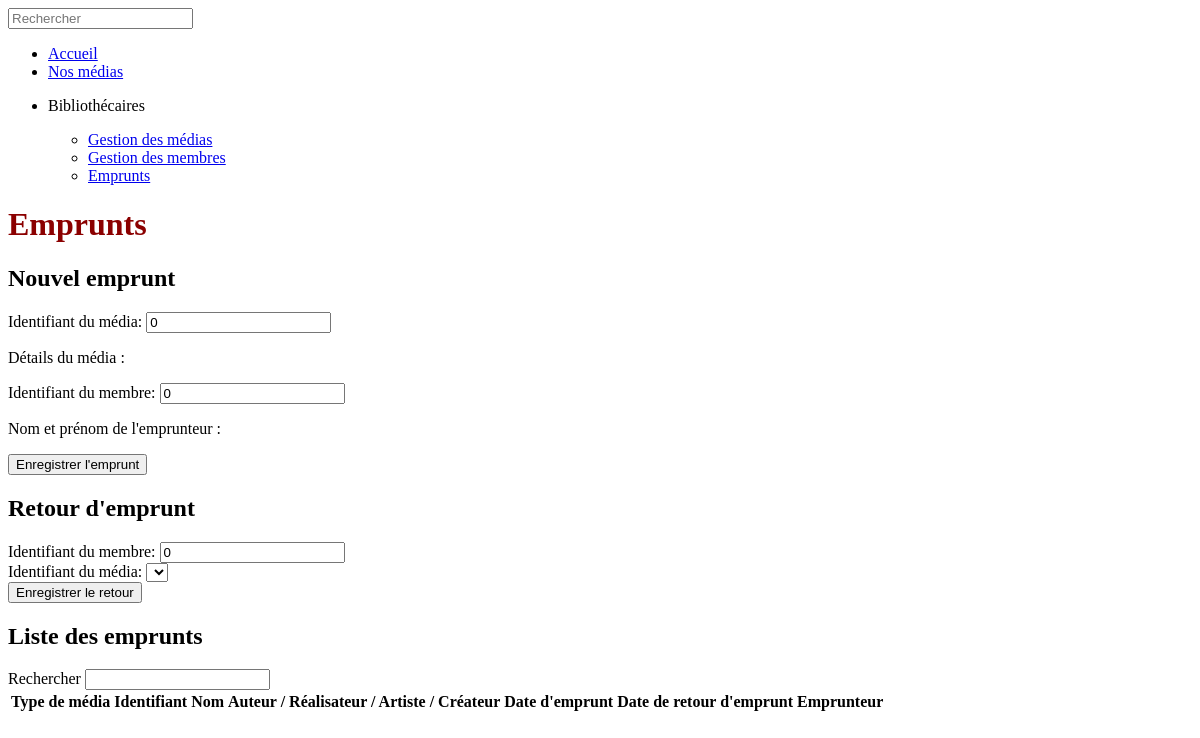
Before: /bibliothecaire/emprunts/ with the older database file.
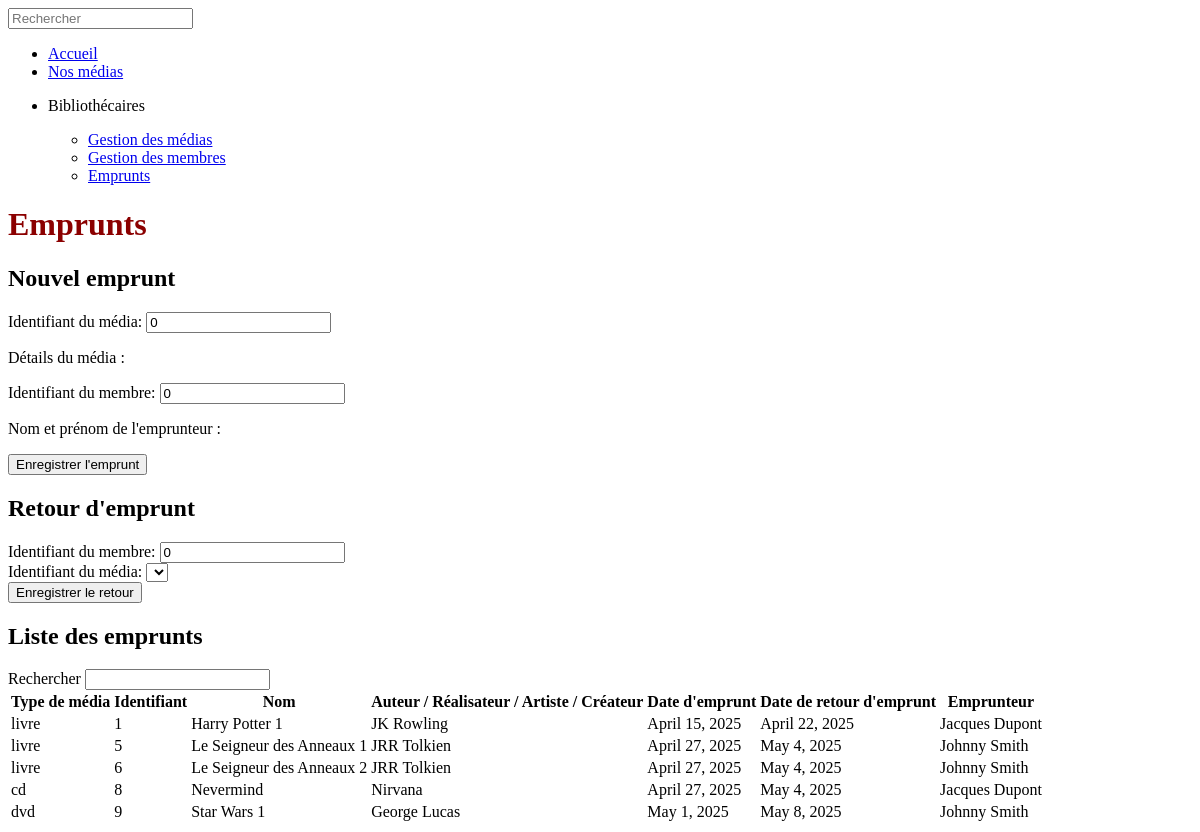
After: the same page with the newer database file.
### librarians_app/models.py (models this page shows)
class BorrowableMedia(models.Model):
    name = models.fields.CharField(max_length=150)
    borrowing_date = models.fields.DateField(null=True)
    return_date = models.fields.DateField(null=True)
    is_available = models.fields.BooleanField(default=True)
    borrower = models.ForeignKey(
        Member,
        on_delete=models.SET_NULL,
        null=True
    )

class Book(BorrowableMedia):
    media_type = models.fields.CharField(max_length=150, default='livre')
    author = models.fields.CharField(max_length=150)

class Member(models.Model):
    first_name = models.fields.CharField(max_length=30)
    last_name = models.fields.CharField(max_length=30)
    nb_current_borrowings = models.fields.IntegerField(
        default = 0,
        validators = [
            MaxValueValidator(3),
            MinValueValidator(0)
        ]
    )
    is_blocked = models.fields.BooleanField(default=False)

class Cd(BorrowableMedia):
    media_type = models.fields.CharField(max_length=150, default='cd')
    artist = models.fields.CharField(max_length=150)

class Dvd(BorrowableMedia):
    media_type = models.fields.CharField(max_length=150, default='dvd')
    director = models.fields.CharField(max_length=150)

### librarians_app/views.py (the view)
# urls.py: path('emprunts/', views.borrowings, name='borrowings'),
def borrowings(request):
    medias_borrowed = BorrowableMedia.objects.filter(is_available=False)
    for media in medias_borrowed:
        if hasattr(media, 'book'):
            media.type = media.book.media_type
            media.author = media.book.author
        elif hasattr(media, 'cd'):
            media.type = media.cd.media_type
            media.author = media.cd.artist
        elif hasattr(media, 'dvd'):
            media.type = media.dvd.media_type
            media.author = media.dvd.director
        else:
            media.type = 'Type de média inconnu'
            media.author = 'Média non reconnu'
    if request.method == 'POST':
        if 'submit_borrowing' in request.POST:
            return new_borrowing(request, medias_borrowed)
        elif 'submit_return' in request.POST:
            return return_borrowing(request, medias_borrowed)
    return render(request, 'borrowings.html', {
        'medias_borrowed': medias_borrowed,
        'borrowing_media_form': BorrowingMediaForm(),
        'return_media_form': ReturnMediaForm()
    })

### librarians_app/forms.py
class BorrowingMediaForm(forms.Form):
    media_id = forms.IntegerField(
        required=True,
        label='Identifiant du média',
        initial=0,
        widget=forms.TextInput(attrs={'id': 'media-id-borrow'})
    )
    member_id = forms.IntegerField(
        required=True,
        label='Identifiant du membre',
        initial=0,
        widget=forms.TextInput(attrs={'id': 'member-id-borrow'})
    )

class ReturnMediaForm(forms.Form):
    member_id = forms.IntegerField(
        required=True,
        label='Identifiant du membre',
        initial=0,
        widget=forms.TextInput(attrs={'id': 'member-id-return'})
    )
    media_id = forms.ChoiceField(
        required=True,
        choices = [],
        label='Identifiant du média',
        widget=forms.Select(attrs={'id': 'media-select-return'})
    )

### librarians_app/templates/borrowings.html (shortened to what this page needs)
{% extends 'base.html' %}
{% load static %}
{% block borrowings %}
<main>
    <h1>Emprunts</h1>
    <section id="borrowing-media-section">
        <h2>Nouvel emprunt</h2>
        <form action="" method="post" novalidate>
            {{ borrowing_media_form.media_id.label_tag }}
            {{ borrowing_media_form.media_id }}
            <p>Détails du média :</p>
            {{ borrowing_media_form.member_id.label_tag }}
            {{ borrowing_media_form.member_id }}
            <p>Nom et prénom de l'emprunteur :</p>
            <input type="submit" name="submit_borrowing" value="Enregistrer l'emprunt">
        </form>
    </section>
    <section id="return-media-section">
        <h2>Retour d'emprunt</h2>
        <form action="" method="post" novalidate>
            {{ return_media_form.member_id.label_tag }}
            {{ return_media_form.member_id }}
            {{ return_media_form.media_id.label_tag }}
            {{ return_media_form.media_id }}
            <input type="submit" name="submit_return" value="Enregistrer le retour">
        </form>
    </section>
    <section>
        <h2>Liste des emprunts</h2>
        <label for="borrowing-search-bar">Rechercher</label>
        <input type="text" name="borrowing_search_bar" id="borrowing-search-bar">
        <table>
            <thead>
                <tr>
                    <th>Type de média</th>
                    <th>Identifiant</th>
                    <th>Nom</th>
                    <th>Auteur / Réalisateur / Artiste / Créateur</th>
                    <th>Date d'emprunt</th>
                    <th>Date de retour d'emprunt</th>
                    <th>Emprunteur</th>
                </tr>
            </thead>
            <tbody>
            {% for media in medias_borrowed %}
                <tr class="borrowing">
                    <td>{{ media.type }}</td>
                    <td>{{ media.pk }}</td>
                    <td>{{ media.name }}</td>
                    <td>{{ media.author }}</td>
                    <td>{{ media.borrowing_date }}</td>
                    <td>{{ media.return_date }}</td>
                    <td>{{ media.borrower.first_name }} {{ media.borrower.last_name }}</td>
                </tr>
            {% endfor %}
            </tbody>
        </table>
    </section>
</main>
{% endblock %}

Changed rows visible on the page:
added BorrowableMedia: type "livre", pk "1", name "Harry Potter 1", author "JK Rowling", borrowing_date "April 15, 2025", return_date "April 22, 2025", borrower.first_name "Jacques", borrower.last_name "Dupont"
added BorrowableMedia: type "livre", pk "5", name "Le Seigneur des Anneaux 1", author "JRR Tolkien", borrowing_date "April 27, 2025", return_date "May 4, 2025", borrower.first_name "Johnny", borrower.last_name "Smith"
added BorrowableMedia: type "livre", pk "6", name "Le Seigneur des Anneaux 2", author "JRR Tolkien", borrowing_date "April 27, 2025", return_date "May 4, 2025", borrower.first_name "Johnny", borrower.last_name "Smith"
added BorrowableMedia: type "cd", pk "8", name "Nevermind", author "Nirvana", borrowing_date "April 27, 2025", return_date "May 4, 2025", borrower.first_name "Jacques", borrower.last_name "Dupont"
added BorrowableMedia: type "dvd", pk "9", name "Star Wars 1", author "George Lucas", borrowing_date "May 1, 2025", return_date "May 8, 2025", borrower.first_name "Johnny", borrower.last_name "Smith"
